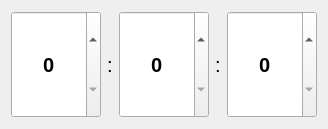
<?xml version="1.0" encoding="UTF-8"?>
<ui version="4.0">
 <class>TimerWidget</class>
 <widget class="QWidget" name="TimerWidget">
  <property name="geometry">
   <rect>
    <x>0</x>
    <y>0</y>
    <width>328</width>
    <height>129</height>
   </rect>
  </property>
  <property name="windowTitle">
   <string>Form</string>
  </property>
  <property name="styleSheet">
   <string notr="true">QSpinBox {
	font-size:20px;
	font-weight: bold
}
QLabel {
	font-size:20px
}</string>
  </property>
  <layout class="QHBoxLayout" name="horizontalLayout">
   <item>
    <widget class="QSpinBox" name="h_spin">
     <property name="sizePolicy">
      <sizepolicy hsizetype="Preferred" vsizetype="Preferred">
       <horstretch>0</horstretch>
       <verstretch>0</verstretch>
      </sizepolicy>
     </property>
     <property name="alignment">
      <set>Qt::AlignmentFlag::AlignCenter</set>
     </property>
    </widget>
   </item>
   <item>
    <widget class="QLabel" name="label">
     <property name="sizePolicy">
      <sizepolicy hsizetype="Fixed" vsizetype="Preferred">
       <horstretch>0</horstretch>
       <verstretch>0</verstretch>
      </sizepolicy>
     </property>
     <property name="text">
      <string>:</string>
     </property>
    </widget>
   </item>
   <item>
    <widget class="QSpinBox" name="m_spin">
     <property name="sizePolicy">
      <sizepolicy hsizetype="Preferred" vsizetype="Preferred">
       <horstretch>0</horstretch>
       <verstretch>0</verstretch>
      </sizepolicy>
     </property>
     <property name="alignment">
      <set>Qt::AlignmentFlag::AlignCenter</set>
     </property>
    </widget>
   </item>
   <item>
    <widget class="QLabel" name="label_2">
     <property name="sizePolicy">
      <sizepolicy hsizetype="Fixed" vsizetype="Preferred">
       <horstretch>0</horstretch>
       <verstretch>0</verstretch>
      </sizepolicy>
     </property>
     <property name="text">
      <string>:</string>
     </property>
    </widget>
   </item>
   <item>
    <widget class="QSpinBox" name="s_spin">
     <property name="sizePolicy">
      <sizepolicy hsizetype="Preferred" vsizetype="Preferred">
       <horstretch>0</horstretch>
       <verstretch>0</verstretch>
      </sizepolicy>
     </property>
     <property name="alignment">
      <set>Qt::AlignmentFlag::AlignCenter</set>
     </property>
    </widget>
   </item>
  </layout>
 </widget>
 <resources/>
 <connections/>
</ui>
